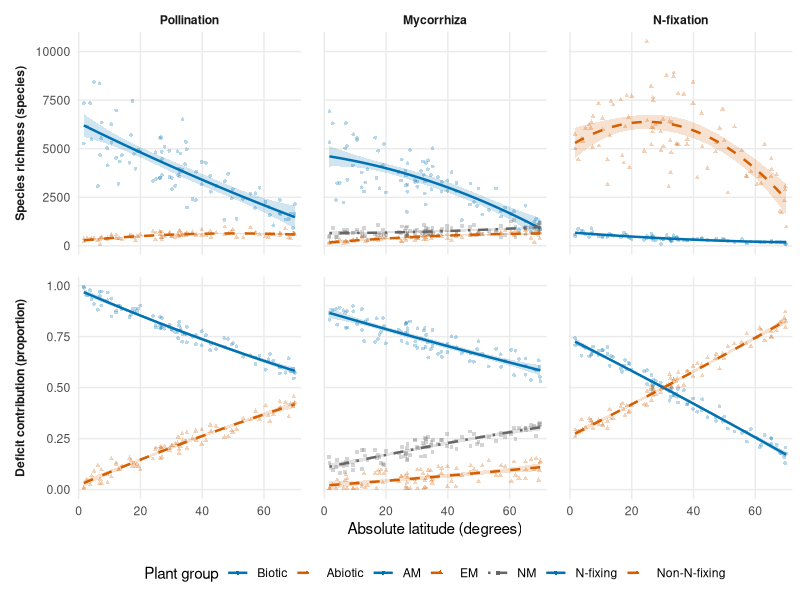
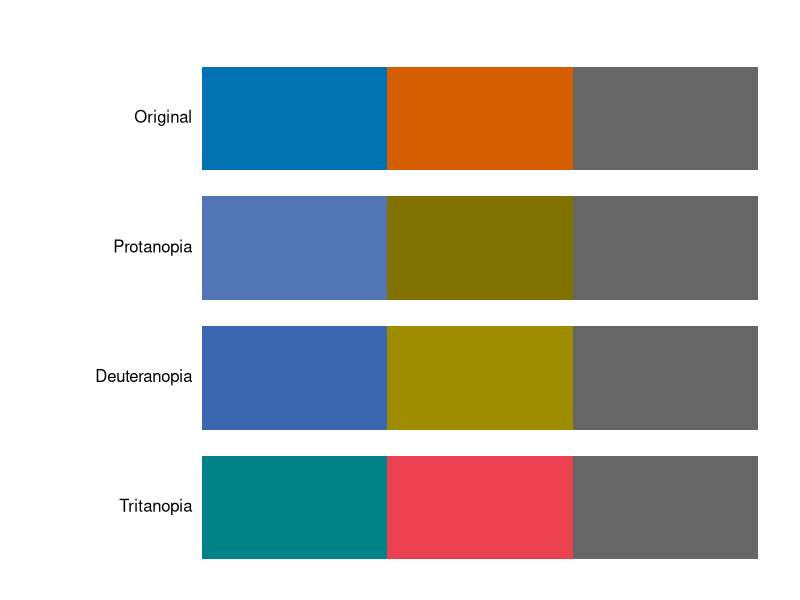

R code for these plots, in order:
## ---- chunk 1
#| label: simulate
seed <- 5014L
set.seed(seed)
library(ggplot2)
n <- 90L
confidence <- 0.95
parameters <- data.frame(
  type = c(rep("Pollination", 2), rep("Mycorrhiza", 3), rep("N-fixation", 2)),
  group = c("Biotic", "Abiotic", "AM", "EM", "NM", "N-fixing", "Non-N-fixing"),
  a = c(6000, 300, 5000, 150, 600, 600, 5000),
  b = c(-55, 10, -45, 15, 6, -8, 100),
  c = c(-0.20, -0.08, -0.15, -0.13, -0.03, 0.025, -2),
  p0 = c(0.96, 0.04, 0.86, 0.02, 0.12, 0.74, 0.26),
  p1 = c(-0.0055, 0.0055, -0.004, 0.0012, 0.0028, -0.008, 0.008)
)
locations <- data.frame(id = seq_len(n), latitude = runif(n, 0, 70))
d <- merge(locations, parameters, by = NULL)
mu <- with(d, a + b * latitude + c * latitude^2)
d$richness <- pmax(1, round(rnorm(nrow(d), mu, 0.25 * mu)))
weight <- with(d, p0 + p1 * latitude) + runif(nrow(d), -0.06, 0.06)
weight <- pmax(0.005, weight)
d$contribution <- weight / ave(weight, d$id, d$type, FUN = sum)
metrics <- c("Species richness (species)", "Deficit contribution (proportion)")
dat <- rbind(transform(d, metric = metrics[1], value = richness),
             transform(d, metric = metrics[2], value = contribution))
dat$type <- factor(dat$type, levels = unique(parameters$type))
dat$metric <- factor(dat$metric, levels = metrics)
dat$group <- factor(dat$group, levels = parameters$group)
## ---- chunk 2
#| label: fig-reconstruction
#| fig-width: 11
#| fig-height: 7
palette <- c(Biotic = "#0072B2", Abiotic = "#D55E00", AM = "#0072B2",
             EM = "#D55E00", NM = "#666666", "N-fixing" = "#0072B2",
             "Non-N-fixing" = "#D55E00")
p <- ggplot(dat, aes(latitude, value, color = group)) +
  geom_point(aes(shape = group), alpha = 0.28, size = 1.1, stroke = 0.3) +
  geom_smooth(aes(fill = group, linetype = group), method = "lm",
              formula = y ~ x + I(x^2), level = confidence,
              linewidth = 0.85, alpha = 0.18) +
  facet_grid(metric ~ type, scales = "free_y", switch = "y") +
  scale_color_manual(values = palette) +
  scale_fill_manual(values = palette, guide = "none") +
  scale_shape_manual(values = c(16, 17, 16, 17, 15, 16, 17)) +
  scale_linetype_manual(values = c("solid", "dashed", "solid", "dashed",
                                  "dotdash", "solid", "dashed")) +
  scale_x_continuous(breaks = seq(0, 70, 20), expand = expansion(mult = 0.03)) +
  labs(x = "Absolute latitude (degrees)", y = NULL,
       color = "Plant group", shape = "Plant group", linetype = "Plant group") +
  theme_minimal(base_size = 11) +
  theme(panel.grid.minor = element_blank(), legend.position = "bottom",
        strip.text = element_text(face = "bold"), strip.placement = "outside",
        panel.spacing = grid::unit(1.1, "lines")) +
  guides(color = guide_legend(nrow = 1, override.aes = list(alpha = 1, fill = NA)))
p
## ---- chunk 3
#| label: fig-palette-check
#| fig-width: 7
#| fig-height: 2.1
colors <- c("#0072B2", "#D55E00", "#666666")
vision <- list(Original = identity, Protanopia = colorspace::protan,
               Deuteranopia = colorspace::deutan, Tritanopia = colorspace::tritan)
op <- par(mar = c(1, 9, 1, 1))
plot.new()
plot.window(xlim = c(0, 3), ylim = c(0, 4))
for (i in seq_along(vision)) {
  rect(0:2, 4 - i, 1:3, 4.8 - i, col = vision[[i]](colors), border = NA)
  text(0, 4.4 - i, names(vision)[i], pos = 2, xpd = NA)
}
par(op)
